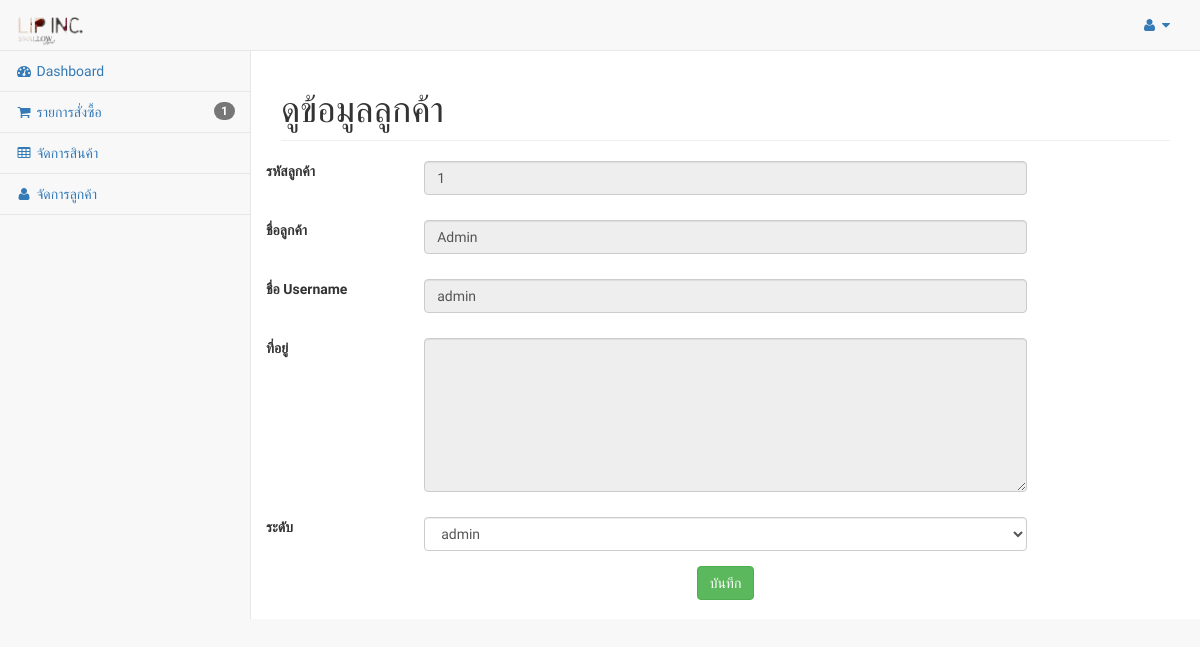
The app's page /page/backend/pages/edit_user.php?id=1 with its own data.
### tables this page shows
CREATE TABLE `useraccount` (
  `id` int(5) NOT NULL auto_increment,
  `username` varchar(20) NOT NULL,
  `password` int(4) NOT NULL,
  `status` int(20) NOT NULL,
  `name` varchar(255) NOT NULL,
  `address` varchar(1000) NOT NULL,
  PRIMARY KEY  (`id`)
);

### page/backend/pages/edit_user.php (the view, shortened to what this page needs)
<!DOCTYPE html>
<html lang="en">
<?php
  include("../../../Env/config.php");
?>
<body>
    <div id="wrapper">
      </nav>
        <div id="page-wrapper">
            <div class="row" style="margin-bottom:50px">
                <div class="col-lg-12">
                    <h1 class="page-header">ดูข้อมูลลูกค้า</h1>
                </div>
                <?php
                  $id = $_GET['id'];
                  $sqltxt = "SELECT * FROM useraccount join roleaccount on useraccount.status = roleaccount.role_status WHERE useraccount.id=$id";
                  $result = mysql_query ($sqltxt,$con);
                  while($rs = mysql_fetch_array($result)){
                ?>
                <form action="../../../process/backend/save_edit_user.php" method="post" enctype="multipart/form-data">
                  <div class="row">
                    <div class="col-lg-12">
                      <div class="form-group required row">
                          <label class="control-label col-md-2">รหัสลูกค้า</label>
                          <div class="controls col-md-8 ">
                              <input class="form-control" maxlength="30" style="margin-bottom: 10px" name="id" type="text" value="<?php echo $rs[0]; ?>" readonly required />
                          </div>
                      </div>
                      <div class="form-group required row">
                          <label class="control-label col-md-2">ชื่อลูกค้า</label>
                          <div class="controls col-md-8 ">
                              <input class="form-control" style="margin-bottom: 10px" type="text" value="<?php echo $rs[4]; ?>" readonly required />
                          </div>
                      </div>
                      <div class="form-group required row">
                          <label class="control-label col-md-2">ชื่อ Username</label>
                          <div class="controls col-md-8 ">
                            <input class="form-control" style="margin-bottom: 10px" type="text" value="<?php echo $rs[1]; ?>" readonly required />
                          </div>
                      </div>
                      <div class="form-group required row">
                          <label class="control-label col-md-2">ที่อยู่</label>
                          <div class="controls col-md-8 ">
                            <textarea class="form-control" name="detail" style="margin-bottom: 10px" cols="0" rows="7" readonly><?php echo $rs[5]; ?></textarea>
                          </div>
                      </div>
                      <div class="form-group required row">
                          <label class="control-label col-md-2">ระดับ</label>
                          <div class="controls col-md-8 ">
                            <select class="form-control" name="role">
                              <?php
                                $sqltxt2 = "SELECT * FROM roleaccount";
                                $result2 = mysql_query ($sqltxt2,$con);
                                while($rs2 = mysql_fetch_array($result2)){
                              ?>
                                <option value="<?php echo $rs2[0]; ?>" <?php if($rs2[1] == $rs[7]){ echo " selected";} ?>><?php echo $rs2[1]; ?></option>
                              <?php } ?>
                            </select>
                          </div>
                      </div>
                    </div>
                  </div>
                  <?php } ?>
                  <center><button type="submit" class="btn btn-success">บันทึก</button></center>
                </form>
            </div>
        </div>
    </div>
</body>
</html>

### records on screen
useraccount: id "1", name "Admin", username "admin"

### other values on screen
$rs[0] "1"
form field role "admin"
